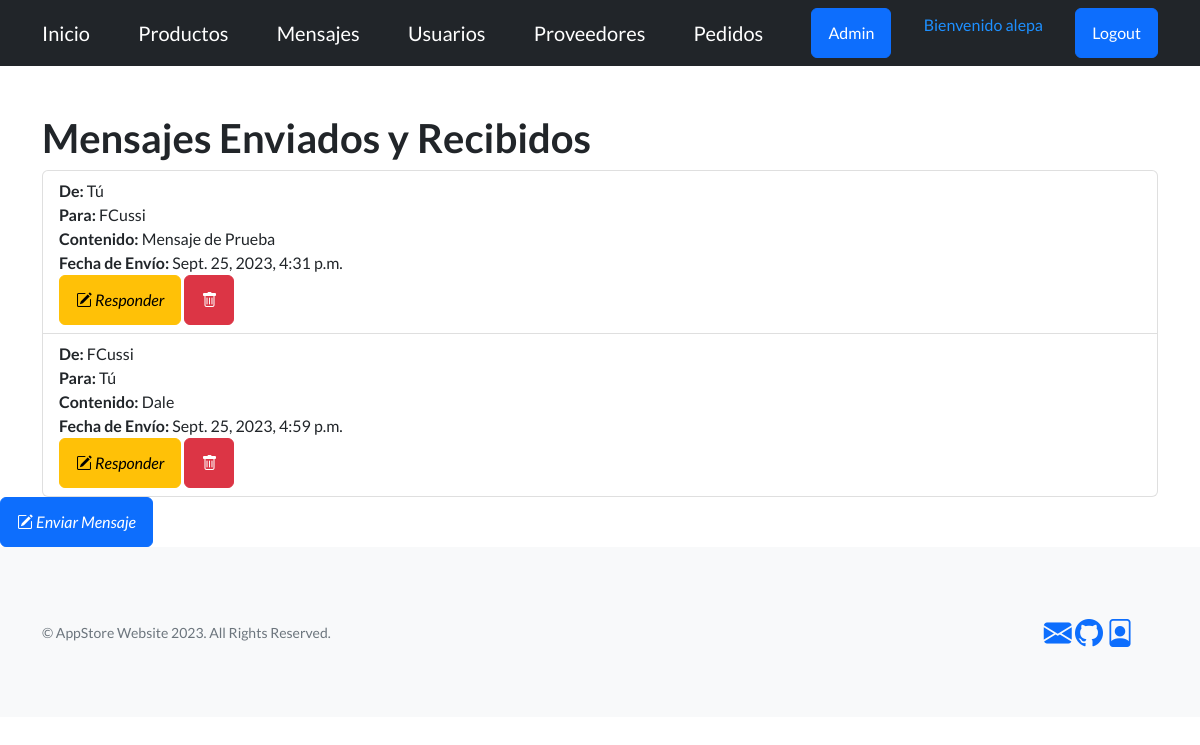
The page /app-store/ver-mensajes/ (signed in) on the database its author committed.
### AppStore/models.py (models this page shows, shortened)
class Mensaje(models.Model):
    emisor = models.ForeignKey(User, related_name='mensajes_enviados', on_delete=models.CASCADE)
    receptor = models.ForeignKey(User, related_name='mensajes_recibidos', on_delete=models.CASCADE)
    contenido = models.TextField()
    fecha_envio = models.DateTimeField(default=timezone.now)

### AppStore/views.py (the view)
# urls.py: path('ver-mensajes/', ver_mensajes, name='Mensajes'),
@login_required
def ver_mensajes(request):
    mensajes = Mensaje.objects.filter(
        models.Q(emisor=request.user) | models.Q(receptor=request.user)
    ).order_by('fecha_envio')
    return render(request, 'ver_mensajes.html', {'mensajes': mensajes})

### AppStore/templates/ver_mensajes.html (shortened to what this page needs)
{% extends 'main.html' %}
{% block bloqueMutable %}
<div class="container mt-5">
    <h1>Mensajes Enviados y Recibidos</h1>
    <ul class="list-group">
        {% for mensaje in mensajes %}
        <li class="list-group-item">
                <strong>De:</strong> {% if mensaje.emisor == user %}Tú{% else %}{{ mensaje.emisor.username }}{% endif %}<br>
                <strong>Para:</strong> {% if mensaje.receptor == user %}Tú{% else %}{{ mensaje.receptor.username }}{% endif %}<br>
                <strong>Contenido:</strong> {{ mensaje.contenido }}<br>
                <strong>Fecha de Envío:</strong> {{ mensaje.fecha_envio }}<br>
                <a type="button" class="btn btn-warning" href="{% url 'responder_mensaje' mensaje.id %}"><i class="bi bi-pencil-square fs-40"> Responder </i></a>
                <form method="post" style="display: inline-block;">
                    <a type="button" class="btn btn-danger" href="{% url 'EliminarMensaje' mensaje.pk %}"><i class="bi bi-trash"></i></a>
                </form>
        </li>
        {% empty %}
            <p>No hay mensajes aún.</p>
        {% endfor %}
    </ul>
</div>
    <a class="btn btn-primary" href="{% url 'EnviarMensaje' %}" role="button"> <i class="bi bi-pencil-square"> Enviar Mensaje</i></a>
{% endblock bloqueMutable %}

### AppStore/templates/navbar.html
<nav class="navbar navbar-dark bg-dark static-top">
    <div class="container">
        <a class="navbar-brand" href="{% url 'Inicio' %}">Inicio</a>
        {% if user.is_authenticated %}
        <a class="navbar-brand" href="{% url 'Productos' %}">Productos</a>
        <a class="navbar-brand" href="{% url 'Mensajes' %}">Mensajes</a>
        {% if user.is_staff %}
        <a class="navbar-brand" href="{% url 'Usuarios' %}">Usuarios</a>
        <a class="navbar-brand" href="{% url 'Proveedores' %}">Proveedores</a>
        <a class="navbar-brand" href="{% url 'Pedidos' %}">Pedidos</a>
        <a class="btn btn-primary" href="/admin">Admin</a>
        {% endif %}
        <p style="color:DodgerBlue;">Bienvenido {{user.username}}</p>
        <a class="btn btn-primary" href="{% url 'Logout' %}">Logout</a>
    {% else %}
        <a class="btn btn-primary" href="{% url 'Login' %}">Login</a>
    {% endif %}
    </div>
</nav>

### rows shown on the page
Mensaje: shows "Tú", receptor.username "FCussi", contenido "Mensaje de Prueba", fecha_envio "Sept. 25, 2023, 4:31 p.m."
Mensaje: emisor.username "FCussi", shows "Tú", contenido "Dale", fecha_envio "Sept. 25, 2023, 4:59 p.m."

### other values the page prints
{{ user.username }} "alepa"
